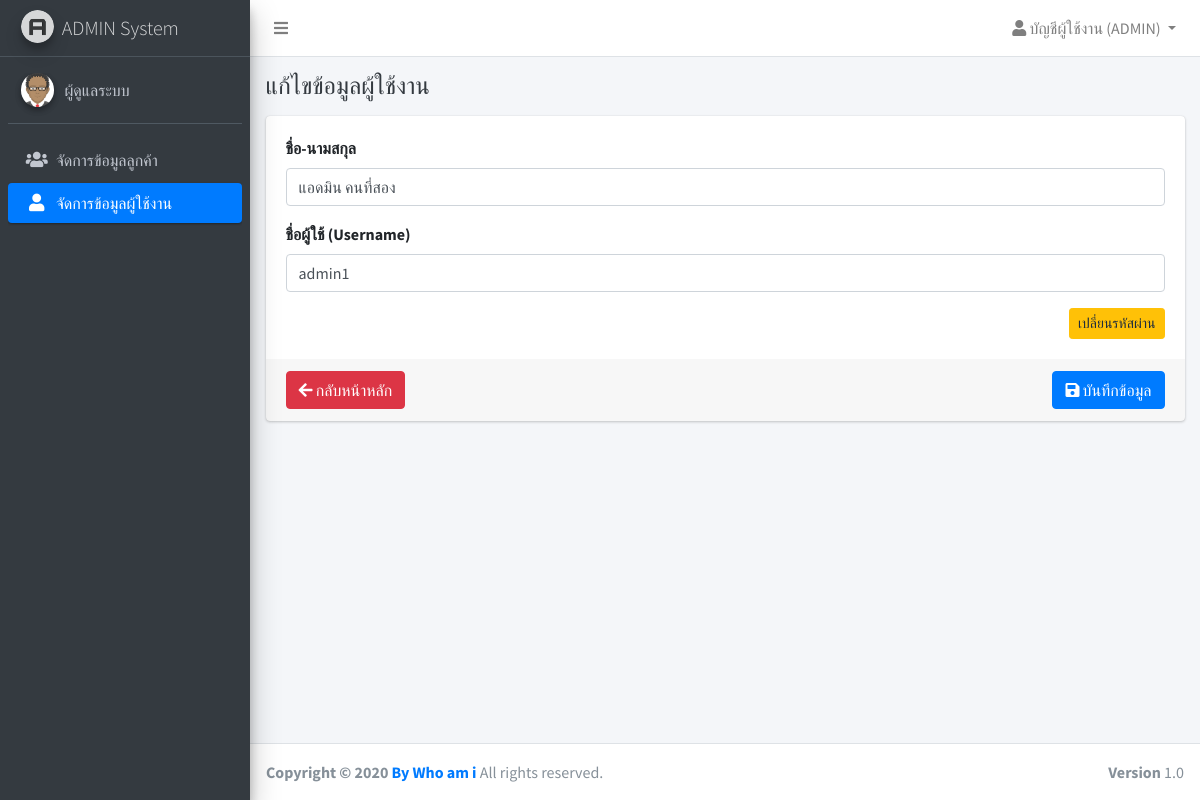
/admin/users/forms.php?page=users&id=7 (signed in), run on the app's committed database.
### tables this page shows
CREATE TABLE `users` (
  `id` int(11) NOT NULL,
  `username` varchar(32) NOT NULL,
  `password` varchar(64) NOT NULL,
  `name` varchar(255) NOT NULL,
  `is_owner` int(1) NOT NULL,
  `created_at` timestamp NOT NULL DEFAULT current_timestamp(),
  `updated_at` timestamp NULL DEFAULT NULL ON UPDATE current_timestamp()
);

### app/SQLiManager.php (called while the page is built, shortened)
<?php
if(class_exists('SQLiManager') === false)
{
	class SQLiManager{
		var $table;
		var $field;
		var $condition;
		public function SQLiManager()
		{
			$this->connect = mysqli_connect(DB_HOST,DB_USER,DB_PASS,DB_NAME);
			$cs1 = "SET character_set_results=utf8";
			mysqli_query($this->connect,$cs1) or die('Error query: ' . mysqli_error($this->connect));
			$cs2 = "SET character_set_client = utf8";
			mysqli_query($this->connect,$cs2) or die('Error query: ' . mysqli_error($this->connect));
			$cs3 = "SET character_set_connection = utf8";
			mysqli_query($this->connect,$cs3) or die('Error query: ' . mysqli_error($this->connect));
			$this->field="*";
		}
		public function select()
		{
			$this->sql="SELECT $this->field FROM $this->table $this->condition";
			$result=mysqli_query($this->connect,$this->sql) or trigger_error(mysqli_error($this->connect),E_USER_ERROR);
			return $result;
		}
	}
}
?>

### app/check_auth.php (called while the page is built, shortened)
<?php
$sql = new SQLiManager();
if( !empty($_SESSION["admin"]) ){
	$sql->table = "users";
	$sql->field = "name, username";
	$sql->condition = "WHERE id={$_SESSION["admin"]}";
	$rsAuth = $sql->select();
}
if( !empty($rsAuth) ){
	if( mysqli_num_rows($rsAuth) <= 0 ){
		session_destroy();
		ob_clean();
		header("location:".URL);
	}
	else{
		$auth = mysqli_fetch_assoc($rsAuth);
	}
}

### admin/layouts/menu_init.php (called while the page is built)
<?php
$menu[] = ["label"=>"จัดการข้อมูลลูกค้า", "key"=>"customers", "url"=>URL."admin/customers", 'icon'=>'fa fa-users'];
$menu[] = ["label"=>"จัดการข้อมูลผู้ใช้งาน", "key"=>"users", "url"=>URL."admin/users", 'icon'=>'fa fa-user'];
?>

### admin/users/forms.php (the view, shortened to what this page needs)
<?php
include("../layouts/header.php");
include($_pathURL."admin/layouts/navbar.php");
include($_pathURL."admin/layouts/menu.php");
$_title = "เพิ่มข้อมูลผู้ใช้งาน";
$_action = URL."admin/users/save.php?page={$_GET["page"]}";
if( !empty($_GET["id"]) ){
	$sql->table = "users";
	$sql->condition = "WHERE id={$_GET["id"]} LIMIT 1";
	$query = $sql->select();
	$result = mysqli_fetch_assoc($query);
	$_title = "แก้ไขข้อมูลผู้ใช้งาน";
	$_action = URL."admin/users/update.php?page={$_GET["page"]}";
}
?>
<div class="content-wrapper">
	<div class="content-header">
		<div class="container-fluid">
			<div class="row">
				<div class="col-sm-12">
					<div class="clearfix">
						<h4 class="m-0 text-dark float-left"><?= !empty($_title) ? $_title : "" ?></h4>
					</div>
				</div>
			</div>
		</div>
	</div>
	<section class="content">
		<div class="container-fluid">
			<div class="card">
				<form class="form-submit" action="<?=$_action?>" method="POST">
					<div class="card-body">
						<div class="form-group">
							<label for="name">ชื่อ-นามสกุล</label>
							<input type="name" class="form-control" id="name" name="name" placeholder="กรอกชื่อ-นามสกุล" value="<?= !empty($result["name"]) ? $result["name"] : "" ?>">
						</div>
						<div class="form-group">
							<label for="username">ชื่อผู้ใช้ (Username)</label>
							<input type="text" class="form-control" id="username" name="username" placeholder="Username" value="<?= !empty($result["username"]) ? $result["username"] : "" ?>">
						</div>
						<?php if( empty($result) ) { ?>
							<div class="form-group">
								<label for="password">รหัสผ่าน (Password)</label>
								<input type="password" class="form-control" id="password" name="password" placeholder="Password">
								<div class="invalid-feedback"></div>
							</div>
							<div class="form-group">
								<label for="password2">ยืนยันรหัสผ่าน (Confirm Password)</label>
								<input type="password" class="form-control" id="password2" name="password2" placeholder="Confirm Password">
								<div class="invalid-feedback"></div>
							</div>
						<?php }else{
							echo '<div class="clearfix">
									<a href='.URL.'admin/users/password.php?id='.$result["id"].'&page='.$_GET["page"].' class="btn btn-sm btn-warning float-right">เปลี่ยนรหัสผ่าน</a>
								  </div>';
						} ?>
					</div>
					<div class="card-footer">
						<div class="clearfix">
							<a href="<?=URL?>admin/users/?page=<?=$_GET["page"]?>" class="btn btn-danger float-left">
								<i class="fa fa-arrow-left"></i> กลับหน้าหลัก
							</a>
							<button type="submit" class="btn btn-primary btn-submit float-right">
								<i class="fa fa-save"></i> บันทึกข้อมูล
							</button>
						</div>
					</div>
				</form>
			</div>
		</div>
	</section>
</div>
<?php
include($_pathURL."admin/layouts/footer.php");
?>

### admin/layouts/navbar.php (shortened to what this page needs)
<nav class="main-header navbar navbar-expand navbar-white navbar-light">
	<ul class="navbar-nav">
		<li class="nav-item">
			<a class="nav-link" data-widget="pushmenu" href="#"><i class="fas fa-bars"></i></a>
		</li>
	</ul>
	<ul class="navbar-nav ml-auto">
		<li class="nav-item dropdown">
			<a class="nav-link dropdown-toggle" href="#" id="navbarDropdown" role="button" data-toggle="dropdown" aria-haspopup="true" aria-expanded="false">
				<i class="fa fa-user"></i> บัญชีผู้ใช้งาน (<?=strtoupper($auth["username"])?>)
			</a>
		</li>
	</ul>
</nav>

### admin/layouts/menu.php (shortened to what this page needs)
<aside class="main-sidebar sidebar-dark-primary elevation-4">
	<a href="index3.html" class="brand-link">
		<img src="<?=IMAGES?>/AdminLTELogo.png" alt="AdminLTE Logo" class="brand-image img-circle elevation-3"
		style="opacity: .8">
		<span class="brand-text font-weight-light">ADMIN System</span>
	</a>
	<div class="sidebar">
		<div class="user-panel mt-3 pb-3 mb-3 d-flex">
			<div class="image">
				<img src="<?=IMAGES?>/avatar.png" class="img-circle elevation-2" alt="User Image">
			</div>
			<div class="info" >
				<a href="" class="d-block"><?=$auth["name"]?></a>
			</div>
		</div>
          <?php include("menu_init.php"); ?>
		<nav class="mt-2">
			<ul class="nav nav-pills nav-sidebar flex-column" data-widget="treeview" role="menu" data-accordion="false">
               <?php
               foreach ($menu as $key => $value) {
                    if( empty($value["sub"]) ){
                         ?>
                         <li class="nav-item">
                              <a href="<?=$value["url"]?>?page=<?=$value['key']?>" class="nav-link <?= $value['key'] == $_GET['page'] ? "active" : "" ?>">
                                   <i class="nav-icon <?=$value["icon"]?>"></i>
                                   <p>
                                        <?=$value["label"]?>
                                   </p>
                              </a>
                         </li>
                         <?php
                    }
               }
               ?>
          </ul>
      </nav>
  </div>
</aside>

### data on the page
users: username "ADMIN", name "ผู้ดูแลระบบ"
users: name "แอดมิน คนที่สอง", username "admin1"

### other printed values
$value["label"] "จัดการข้อมูลลูกค้า"
$value["label"] "จัดการข้อมูลผู้ใช้งาน"
$_title "แก้ไขข้อมูลผู้ใช้งาน"
